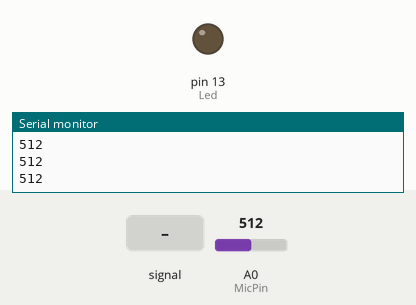
This sketch was run on a simulated Arduino Uno, built with avr-gcc and run on an emulated ATmega328P. Shown: output pins drawn as LEDs (lit = HIGH), the last lines printed to the serial monitor. The inputs (shaded band) are chosen by the test bench; at power-on: A0 (MicPin) = 512.

Above: at 1.8 s.
1.9 s: A0 (MicPin) fed a 2 Hz sine of ±306 counts around its level
At 2.8 s:
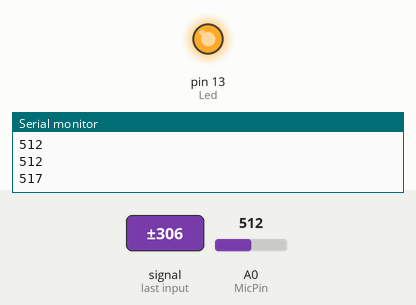
4.9 s: A0 (MicPin) set to 716
At 5.3 s:
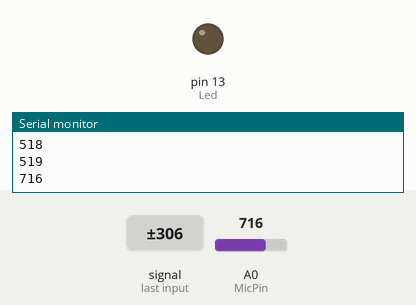
Timing chart, 0 to 7.9 s (numbered marks = the images above; inputs shaded):
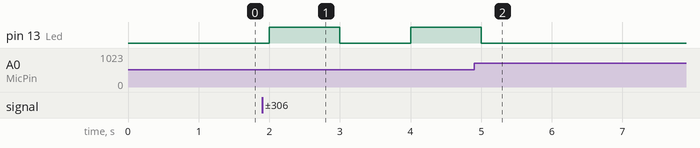

Measured:
- after the input at 1.9 s, pin 13 (Led): LOW → HIGH after 0.10 s, → LOW 1.0 s later, → HIGH 1.0 s later
- after the input at 4.9 s, pin 13 (Led): goes on until 5.0 s, then stays LOW

The sketch:

Audio_Sensor_Analog_Pin.ino
```cpp
int MicPin = A0;
int Led = 13;
int AO1 = 0;
int AO2 = 0;

void setup() {
  pinMode(Led, OUTPUT);
  pinMode(MicPin, INPUT);
  Serial.begin(9600);
}

void loop() {
  AO1 = analogRead(MicPin);
  Serial.println(AO1);
  delay(1000);
  AO2 = analogRead(MicPin);
  Serial.println(AO2);

  if(AO2-AO1>0){
    digitalWrite(Led,HIGH);
    delay(1000);
    digitalWrite(Led,LOW);
  }
}
```
